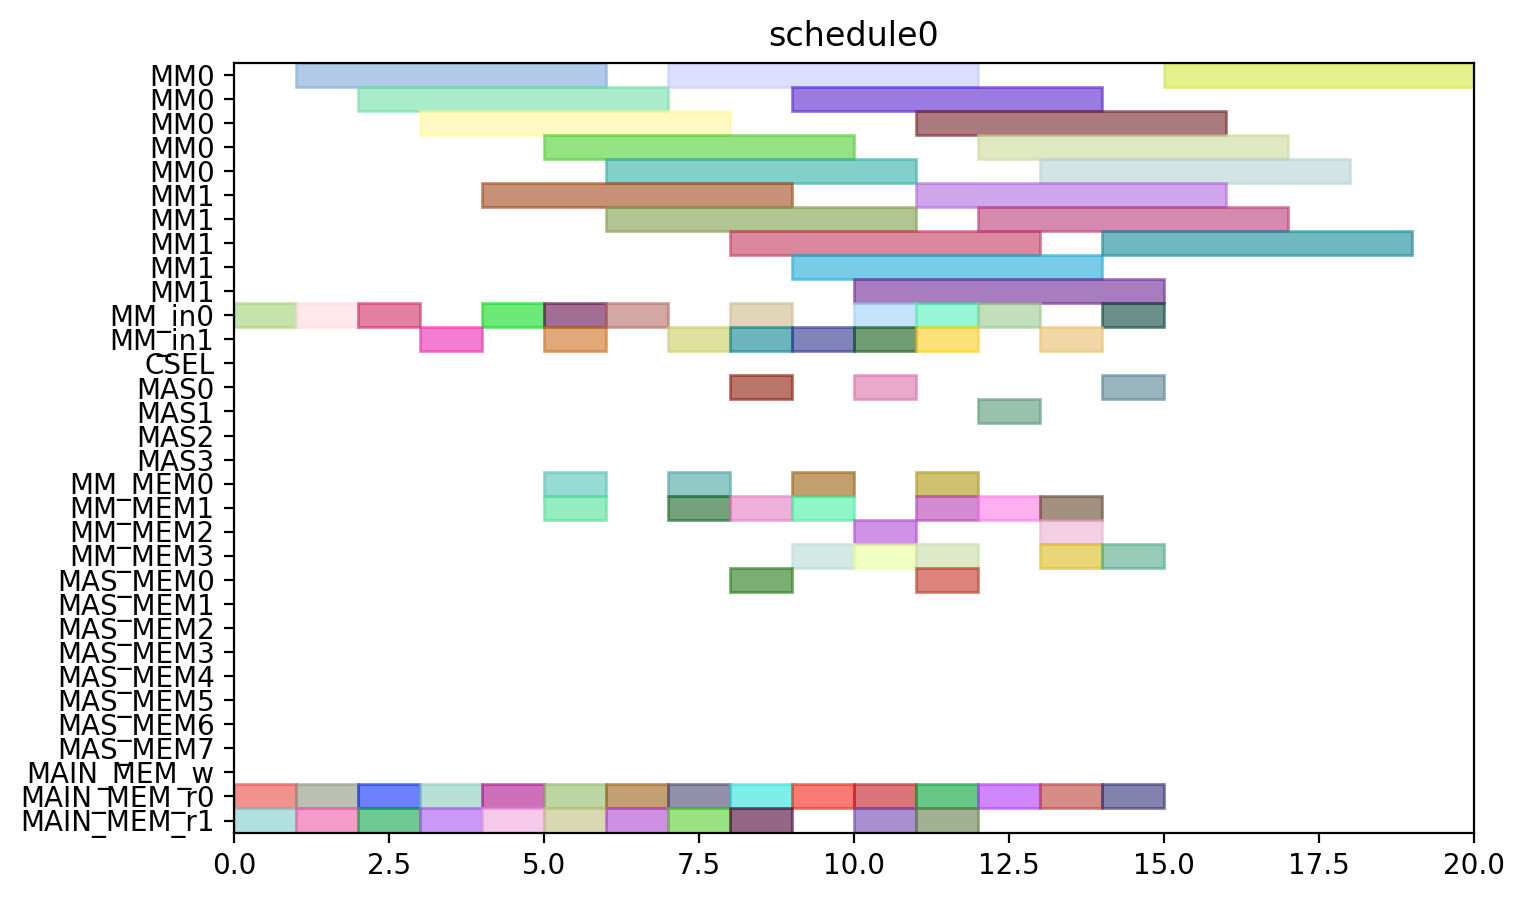

The Python source for this figure:
from pyschedule import Scenario, solvers, plotters, alt


def solve():
	horizon = 120
	S = Scenario("schedule0", horizon=horizon)

	# resource
	MM = S.Resources('MM', num=2, size=5)
	MM_in = S.Resources('MM_in', num=2)
	CSEL = S.Resource('CSEL')
	MAS = S.Resources('MAS', num=4, size=1, periods=range(1, horizon))
	MM_MEM = S.Resources('MM_MEM', num=4)
	MAS_MEM = S.Resources('MAS_MEM', num=8)
	MAIN_MEM_w = S.Resource('MAIN_MEM_w', size=1)
	MAIN_MEM_r = S.Resources('MAIN_MEM_r', num=2)

	# result of previous scheduling

	# new tasks
	Z_exp2 = S.Task('Z_exp2', length=5, delay_cost=1)
	Z_exp2 += alt(MM)
	Z_exp2_in = S.Task('Z_exp2_in', length=1, delay_cost=1)
	Z_exp2_in += alt(MM_in)
	S += Z_exp2_in*MM_in[0]<=Z_exp2*MM[0]
	S += Z_exp2_in*MM_in[1]<=Z_exp2*MM[1]
	Z_exp2_mem0 = S.Task('Z_exp2_mem0', length=1, delay_cost=1)
	Z_exp2_mem0 += MAIN_MEM_r[0]
	S += Z_exp2_mem0 <= Z_exp2

	Z_exp2_mem1 = S.Task('Z_exp2_mem1', length=1, delay_cost=1)
	Z_exp2_mem1 += MAIN_MEM_r[1]
	S += Z_exp2_mem1 <= Z_exp2

	NX0 = S.Task('NX0', length=5, delay_cost=1)
	NX0 += alt(MM)
	NX0_in = S.Task('NX0_in', length=1, delay_cost=1)
	NX0_in += alt(MM_in)
	S += NX0_in*MM_in[0]<=NX0*MM[0]
	S += NX0_in*MM_in[1]<=NX0*MM[1]
	NX0_mem0 = S.Task('NX0_mem0', length=1, delay_cost=1)
	NX0_mem0 += MAIN_MEM_r[0]
	S += NX0_mem0 <= NX0

	NX0_mem1 = S.Task('NX0_mem1', length=1, delay_cost=1)
	NX0_mem1 += MAIN_MEM_r[1]
	S += NX0_mem1 <= NX0

	k0_10_Z1 = S.Task('k0_10_Z1', length=5, delay_cost=1)
	k0_10_Z1 += alt(MM)
	k0_10_Z1_in = S.Task('k0_10_Z1_in', length=1, delay_cost=1)
	k0_10_Z1_in += alt(MM_in)
	S += k0_10_Z1_in*MM_in[0]<=k0_10_Z1*MM[0]
	S += k0_10_Z1_in*MM_in[1]<=k0_10_Z1*MM[1]
	k0_10_Z1_mem0 = S.Task('k0_10_Z1_mem0', length=1, delay_cost=1)
	k0_10_Z1_mem0 += MAIN_MEM_r[0]
	S += k0_10_Z1_mem0 <= k0_10_Z1

	k0_10_Z1_mem1 = S.Task('k0_10_Z1_mem1', length=1, delay_cost=1)
	k0_10_Z1_mem1 += MAIN_MEM_r[1]
	S += k0_10_Z1_mem1 <= k0_10_Z1

	DX0 = S.Task('DX0', length=5, delay_cost=1)
	DX0 += alt(MM)
	DX0_in = S.Task('DX0_in', length=1, delay_cost=1)
	DX0_in += alt(MM_in)
	S += DX0_in*MM_in[0]<=DX0*MM[0]
	S += DX0_in*MM_in[1]<=DX0*MM[1]
	DX0_mem0 = S.Task('DX0_mem0', length=1, delay_cost=1)
	DX0_mem0 += MAIN_MEM_r[0]
	S += DX0_mem0 <= DX0

	DX0_mem1 = S.Task('DX0_mem1', length=1, delay_cost=1)
	DX0_mem1 += MAIN_MEM_r[1]
	S += DX0_mem1 <= DX0

	NY0 = S.Task('NY0', length=5, delay_cost=1)
	NY0 += alt(MM)
	NY0_in = S.Task('NY0_in', length=1, delay_cost=1)
	NY0_in += alt(MM_in)
	S += NY0_in*MM_in[0]<=NY0*MM[0]
	S += NY0_in*MM_in[1]<=NY0*MM[1]
	NY0_mem0 = S.Task('NY0_mem0', length=1, delay_cost=1)
	NY0_mem0 += MAIN_MEM_r[0]
	S += NY0_mem0 <= NY0

	NY0_mem1 = S.Task('NY0_mem1', length=1, delay_cost=1)
	NY0_mem1 += MAIN_MEM_r[1]
	S += NY0_mem1 <= NY0

	k2_14_Z1 = S.Task('k2_14_Z1', length=5, delay_cost=1)
	k2_14_Z1 += alt(MM)
	k2_14_Z1_in = S.Task('k2_14_Z1_in', length=1, delay_cost=1)
	k2_14_Z1_in += alt(MM_in)
	S += k2_14_Z1_in*MM_in[0]<=k2_14_Z1*MM[0]
	S += k2_14_Z1_in*MM_in[1]<=k2_14_Z1*MM[1]
	k2_14_Z1_mem0 = S.Task('k2_14_Z1_mem0', length=1, delay_cost=1)
	k2_14_Z1_mem0 += MAIN_MEM_r[0]
	S += k2_14_Z1_mem0 <= k2_14_Z1

	k2_14_Z1_mem1 = S.Task('k2_14_Z1_mem1', length=1, delay_cost=1)
	k2_14_Z1_mem1 += MAIN_MEM_r[1]
	S += k2_14_Z1_mem1 <= k2_14_Z1

	DY0 = S.Task('DY0', length=5, delay_cost=1)
	DY0 += alt(MM)
	DY0_in = S.Task('DY0_in', length=1, delay_cost=1)
	DY0_in += alt(MM_in)
	S += DY0_in*MM_in[0]<=DY0*MM[0]
	S += DY0_in*MM_in[1]<=DY0*MM[1]
	DY0_mem0 = S.Task('DY0_mem0', length=1, delay_cost=1)
	DY0_mem0 += MAIN_MEM_r[0]
	S += DY0_mem0 <= DY0

	DY0_mem1 = S.Task('DY0_mem1', length=1, delay_cost=1)
	DY0_mem1 += MAIN_MEM_r[1]
	S += DY0_mem1 <= DY0

	Z_exp3 = S.Task('Z_exp3', length=5, delay_cost=1)
	Z_exp3 += alt(MM)
	Z_exp3_in = S.Task('Z_exp3_in', length=1, delay_cost=1)
	Z_exp3_in += alt(MM_in)
	S += Z_exp3_in*MM_in[0]<=Z_exp3*MM[0]
	S += Z_exp3_in*MM_in[1]<=Z_exp3*MM[1]
	Z_exp3_mem0 = S.Task('Z_exp3_mem0', length=1, delay_cost=1)
	Z_exp3_mem0 += alt(MM_MEM)
	S += (Z_exp2*MM[0])-1 < Z_exp3_mem0*MM_MEM[0]
	S += (Z_exp2*MM[1])-1 < Z_exp3_mem0*MM_MEM[2]
	S += Z_exp3_mem0 <= Z_exp3

	Z_exp3_mem1 = S.Task('Z_exp3_mem1', length=1, delay_cost=1)
	Z_exp3_mem1 += MAIN_MEM_r[1]
	S += Z_exp3_mem1 <= Z_exp3

	NX1_ = S.Task('NX1_', length=1, delay_cost=1)
	NX1_ += alt(MAS)
	NX1__mem0 = S.Task('NX1__mem0', length=1, delay_cost=1)
	NX1__mem0 += alt(MM_MEM)
	S += (NX0*MM[0])-1 < NX1__mem0*MM_MEM[0]
	S += (NX0*MM[1])-1 < NX1__mem0*MM_MEM[2]
	S += NX1__mem0 <= NX1_

	NX1__mem1 = S.Task('NX1__mem1', length=1, delay_cost=1)
	NX1__mem1 += alt(MM_MEM)
	S += (k0_10_Z1*MM[0])-1 < NX1__mem1*MM_MEM[1]
	S += (k0_10_Z1*MM[1])-1 < NX1__mem1*MM_MEM[3]
	S += NX1__mem1 <= NX1_

	k0_9_Z2 = S.Task('k0_9_Z2', length=5, delay_cost=1)
	k0_9_Z2 += alt(MM)
	k0_9_Z2_in = S.Task('k0_9_Z2_in', length=1, delay_cost=1)
	k0_9_Z2_in += alt(MM_in)
	S += k0_9_Z2_in*MM_in[0]<=k0_9_Z2*MM[0]
	S += k0_9_Z2_in*MM_in[1]<=k0_9_Z2*MM[1]
	k0_9_Z2_mem0 = S.Task('k0_9_Z2_mem0', length=1, delay_cost=1)
	k0_9_Z2_mem0 += MAIN_MEM_r[0]
	S += k0_9_Z2_mem0 <= k0_9_Z2

	k0_9_Z2_mem1 = S.Task('k0_9_Z2_mem1', length=1, delay_cost=1)
	k0_9_Z2_mem1 += alt(MM_MEM)
	S += (Z_exp2*MM[0])-1 < k0_9_Z2_mem1*MM_MEM[1]
	S += (Z_exp2*MM[1])-1 < k0_9_Z2_mem1*MM_MEM[3]
	S += k0_9_Z2_mem1 <= k0_9_Z2

	k1_9_Z2 = S.Task('k1_9_Z2', length=5, delay_cost=1)
	k1_9_Z2 += alt(MM)
	k1_9_Z2_in = S.Task('k1_9_Z2_in', length=1, delay_cost=1)
	k1_9_Z2_in += alt(MM_in)
	S += k1_9_Z2_in*MM_in[0]<=k1_9_Z2*MM[0]
	S += k1_9_Z2_in*MM_in[1]<=k1_9_Z2*MM[1]
	k1_9_Z2_mem0 = S.Task('k1_9_Z2_mem0', length=1, delay_cost=1)
	k1_9_Z2_mem0 += MAIN_MEM_r[0]
	S += k1_9_Z2_mem0 <= k1_9_Z2

	k1_9_Z2_mem1 = S.Task('k1_9_Z2_mem1', length=1, delay_cost=1)
	k1_9_Z2_mem1 += alt(MM_MEM)
	S += (Z_exp2*MM[0])-1 < k1_9_Z2_mem1*MM_MEM[1]
	S += (Z_exp2*MM[1])-1 < k1_9_Z2_mem1*MM_MEM[3]
	S += k1_9_Z2_mem1 <= k1_9_Z2

	NY1_ = S.Task('NY1_', length=1, delay_cost=1)
	NY1_ += alt(MAS)
	NY1__mem0 = S.Task('NY1__mem0', length=1, delay_cost=1)
	NY1__mem0 += alt(MM_MEM)
	S += (NY0*MM[0])-1 < NY1__mem0*MM_MEM[0]
	S += (NY0*MM[1])-1 < NY1__mem0*MM_MEM[2]
	S += NY1__mem0 <= NY1_

	NY1__mem1 = S.Task('NY1__mem1', length=1, delay_cost=1)
	NY1__mem1 += alt(MM_MEM)
	S += (k2_14_Z1*MM[0])-1 < NY1__mem1*MM_MEM[1]
	S += (k2_14_Z1*MM[1])-1 < NY1__mem1*MM_MEM[3]
	S += NY1__mem1 <= NY1_

	k2_13_Z2 = S.Task('k2_13_Z2', length=5, delay_cost=1)
	k2_13_Z2 += alt(MM)
	k2_13_Z2_in = S.Task('k2_13_Z2_in', length=1, delay_cost=1)
	k2_13_Z2_in += alt(MM_in)
	S += k2_13_Z2_in*MM_in[0]<=k2_13_Z2*MM[0]
	S += k2_13_Z2_in*MM_in[1]<=k2_13_Z2*MM[1]
	k2_13_Z2_mem0 = S.Task('k2_13_Z2_mem0', length=1, delay_cost=1)
	k2_13_Z2_mem0 += MAIN_MEM_r[0]
	S += k2_13_Z2_mem0 <= k2_13_Z2

	k2_13_Z2_mem1 = S.Task('k2_13_Z2_mem1', length=1, delay_cost=1)
	k2_13_Z2_mem1 += alt(MM_MEM)
	S += (Z_exp2*MM[0])-1 < k2_13_Z2_mem1*MM_MEM[1]
	S += (Z_exp2*MM[1])-1 < k2_13_Z2_mem1*MM_MEM[3]
	S += k2_13_Z2_mem1 <= k2_13_Z2

	k3_14_Z2 = S.Task('k3_14_Z2', length=5, delay_cost=1)
	k3_14_Z2 += alt(MM)
	k3_14_Z2_in = S.Task('k3_14_Z2_in', length=1, delay_cost=1)
	k3_14_Z2_in += alt(MM_in)
	S += k3_14_Z2_in*MM_in[0]<=k3_14_Z2*MM[0]
	S += k3_14_Z2_in*MM_in[1]<=k3_14_Z2*MM[1]
	k3_14_Z2_mem0 = S.Task('k3_14_Z2_mem0', length=1, delay_cost=1)
	k3_14_Z2_mem0 += MAIN_MEM_r[0]
	S += k3_14_Z2_mem0 <= k3_14_Z2

	k3_14_Z2_mem1 = S.Task('k3_14_Z2_mem1', length=1, delay_cost=1)
	k3_14_Z2_mem1 += alt(MM_MEM)
	S += (Z_exp2*MM[0])-1 < k3_14_Z2_mem1*MM_MEM[1]
	S += (Z_exp2*MM[1])-1 < k3_14_Z2_mem1*MM_MEM[3]
	S += k3_14_Z2_mem1 <= k3_14_Z2

	Z_exp4 = S.Task('Z_exp4', length=5, delay_cost=1)
	Z_exp4 += alt(MM)
	Z_exp4_in = S.Task('Z_exp4_in', length=1, delay_cost=1)
	Z_exp4_in += alt(MM_in)
	S += Z_exp4_in*MM_in[0]<=Z_exp4*MM[0]
	S += Z_exp4_in*MM_in[1]<=Z_exp4*MM[1]
	Z_exp4_mem0 = S.Task('Z_exp4_mem0', length=1, delay_cost=1)
	Z_exp4_mem0 += alt(MM_MEM)
	S += (Z_exp3*MM[0])-1 < Z_exp4_mem0*MM_MEM[0]
	S += (Z_exp3*MM[1])-1 < Z_exp4_mem0*MM_MEM[2]
	S += Z_exp4_mem0 <= Z_exp4

	Z_exp4_mem1 = S.Task('Z_exp4_mem1', length=1, delay_cost=1)
	Z_exp4_mem1 += MAIN_MEM_r[1]
	S += Z_exp4_mem1 <= Z_exp4

	NX1 = S.Task('NX1', length=5, delay_cost=1)
	NX1 += alt(MM)
	NX1_in = S.Task('NX1_in', length=1, delay_cost=1)
	NX1_in += alt(MM_in)
	S += NX1_in*MM_in[0]<=NX1*MM[0]
	S += NX1_in*MM_in[1]<=NX1*MM[1]
	NX1_mem0 = S.Task('NX1_mem0', length=1, delay_cost=1)
	NX1_mem0 += alt(MAS_MEM)
	S += (NX1_*MAS[0])-1 < NX1_mem0*MAS_MEM[0]
	S += (NX1_*MAS[1])-1 < NX1_mem0*MAS_MEM[2]
	S += (NX1_*MAS[2])-1 < NX1_mem0*MAS_MEM[4]
	S += (NX1_*MAS[3])-1 < NX1_mem0*MAS_MEM[6]
	S += NX1_mem0 <= NX1

	NX1_mem1 = S.Task('NX1_mem1', length=1, delay_cost=1)
	NX1_mem1 += MAIN_MEM_r[1]
	S += NX1_mem1 <= NX1

	k0_8_Z3 = S.Task('k0_8_Z3', length=5, delay_cost=1)
	k0_8_Z3 += alt(MM)
	k0_8_Z3_in = S.Task('k0_8_Z3_in', length=1, delay_cost=1)
	k0_8_Z3_in += alt(MM_in)
	S += k0_8_Z3_in*MM_in[0]<=k0_8_Z3*MM[0]
	S += k0_8_Z3_in*MM_in[1]<=k0_8_Z3*MM[1]
	k0_8_Z3_mem0 = S.Task('k0_8_Z3_mem0', length=1, delay_cost=1)
	k0_8_Z3_mem0 += MAIN_MEM_r[0]
	S += k0_8_Z3_mem0 <= k0_8_Z3

	k0_8_Z3_mem1 = S.Task('k0_8_Z3_mem1', length=1, delay_cost=1)
	k0_8_Z3_mem1 += alt(MM_MEM)
	S += (Z_exp3*MM[0])-1 < k0_8_Z3_mem1*MM_MEM[1]
	S += (Z_exp3*MM[1])-1 < k0_8_Z3_mem1*MM_MEM[3]
	S += k0_8_Z3_mem1 <= k0_8_Z3

	DX1_ = S.Task('DX1_', length=1, delay_cost=1)
	DX1_ += alt(MAS)
	DX1__mem0 = S.Task('DX1__mem0', length=1, delay_cost=1)
	DX1__mem0 += alt(MM_MEM)
	S += (DX0*MM[0])-1 < DX1__mem0*MM_MEM[0]
	S += (DX0*MM[1])-1 < DX1__mem0*MM_MEM[2]
	S += DX1__mem0 <= DX1_

	DX1__mem1 = S.Task('DX1__mem1', length=1, delay_cost=1)
	DX1__mem1 += alt(MM_MEM)
	S += (k1_9_Z2*MM[0])-1 < DX1__mem1*MM_MEM[1]
	S += (k1_9_Z2*MM[1])-1 < DX1__mem1*MM_MEM[3]
	S += DX1__mem1 <= DX1_

	k1_8_Z3 = S.Task('k1_8_Z3', length=5, delay_cost=1)
	k1_8_Z3 += alt(MM)
	k1_8_Z3_in = S.Task('k1_8_Z3_in', length=1, delay_cost=1)
	k1_8_Z3_in += alt(MM_in)
	S += k1_8_Z3_in*MM_in[0]<=k1_8_Z3*MM[0]
	S += k1_8_Z3_in*MM_in[1]<=k1_8_Z3*MM[1]
	k1_8_Z3_mem0 = S.Task('k1_8_Z3_mem0', length=1, delay_cost=1)
	k1_8_Z3_mem0 += MAIN_MEM_r[0]
	S += k1_8_Z3_mem0 <= k1_8_Z3

	k1_8_Z3_mem1 = S.Task('k1_8_Z3_mem1', length=1, delay_cost=1)
	k1_8_Z3_mem1 += alt(MM_MEM)
	S += (Z_exp3*MM[0])-1 < k1_8_Z3_mem1*MM_MEM[1]
	S += (Z_exp3*MM[1])-1 < k1_8_Z3_mem1*MM_MEM[3]
	S += k1_8_Z3_mem1 <= k1_8_Z3

	NY1 = S.Task('NY1', length=5, delay_cost=1)
	NY1 += alt(MM)
	NY1_in = S.Task('NY1_in', length=1, delay_cost=1)
	NY1_in += alt(MM_in)
	S += NY1_in*MM_in[0]<=NY1*MM[0]
	S += NY1_in*MM_in[1]<=NY1*MM[1]
	NY1_mem0 = S.Task('NY1_mem0', length=1, delay_cost=1)
	NY1_mem0 += alt(MAS_MEM)
	S += (NY1_*MAS[0])-1 < NY1_mem0*MAS_MEM[0]
	S += (NY1_*MAS[1])-1 < NY1_mem0*MAS_MEM[2]
	S += (NY1_*MAS[2])-1 < NY1_mem0*MAS_MEM[4]
	S += (NY1_*MAS[3])-1 < NY1_mem0*MAS_MEM[6]
	S += NY1_mem0 <= NY1

	NY1_mem1 = S.Task('NY1_mem1', length=1, delay_cost=1)
	NY1_mem1 += MAIN_MEM_r[1]
	S += NY1_mem1 <= NY1

	k2_12_Z3 = S.Task('k2_12_Z3', length=5, delay_cost=1)
	k2_12_Z3 += alt(MM)
	k2_12_Z3_in = S.Task('k2_12_Z3_in', length=1, delay_cost=1)
	k2_12_Z3_in += alt(MM_in)
	S += k2_12_Z3_in*MM_in[0]<=k2_12_Z3*MM[0]
	S += k2_12_Z3_in*MM_in[1]<=k2_12_Z3*MM[1]
	k2_12_Z3_mem0 = S.Task('k2_12_Z3_mem0', length=1, delay_cost=1)
	k2_12_Z3_mem0 += MAIN_MEM_r[0]
	S += k2_12_Z3_mem0 <= k2_12_Z3

	k2_12_Z3_mem1 = S.Task('k2_12_Z3_mem1', length=1, delay_cost=1)
	k2_12_Z3_mem1 += alt(MM_MEM)
	S += (Z_exp3*MM[0])-1 < k2_12_Z3_mem1*MM_MEM[1]
	S += (Z_exp3*MM[1])-1 < k2_12_Z3_mem1*MM_MEM[3]
	S += k2_12_Z3_mem1 <= k2_12_Z3

	DY1_ = S.Task('DY1_', length=1, delay_cost=1)
	DY1_ += alt(MAS)
	DY1__mem0 = S.Task('DY1__mem0', length=1, delay_cost=1)
	DY1__mem0 += alt(MM_MEM)
	S += (DY0*MM[0])-1 < DY1__mem0*MM_MEM[0]
	S += (DY0*MM[1])-1 < DY1__mem0*MM_MEM[2]
	S += DY1__mem0 <= DY1_

	DY1__mem1 = S.Task('DY1__mem1', length=1, delay_cost=1)
	DY1__mem1 += alt(MM_MEM)
	S += (k3_14_Z2*MM[0])-1 < DY1__mem1*MM_MEM[1]
	S += (k3_14_Z2*MM[1])-1 < DY1__mem1*MM_MEM[3]
	S += DY1__mem1 <= DY1_

	k3_13_Z3 = S.Task('k3_13_Z3', length=5, delay_cost=1)
	k3_13_Z3 += alt(MM)
	k3_13_Z3_in = S.Task('k3_13_Z3_in', length=1, delay_cost=1)
	k3_13_Z3_in += alt(MM_in)
	S += k3_13_Z3_in*MM_in[0]<=k3_13_Z3*MM[0]
	S += k3_13_Z3_in*MM_in[1]<=k3_13_Z3*MM[1]
	k3_13_Z3_mem0 = S.Task('k3_13_Z3_mem0', length=1, delay_cost=1)
	k3_13_Z3_mem0 += MAIN_MEM_r[0]
	S += k3_13_Z3_mem0 <= k3_13_Z3

	k3_13_Z3_mem1 = S.Task('k3_13_Z3_mem1', length=1, delay_cost=1)
	k3_13_Z3_mem1 += alt(MM_MEM)
	S += (Z_exp3*MM[0])-1 < k3_13_Z3_mem1*MM_MEM[1]
	S += (Z_exp3*MM[1])-1 < k3_13_Z3_mem1*MM_MEM[3]
	S += k3_13_Z3_mem1 <= k3_13_Z3

	solvers.mip.solve(S,msg=1,kind='CPLEX',ratio_gap=1.01)

	solution = [['hoge']*len(S.solution()[1]) for i in range(len(S.solution()))]
	for i in range(len(S.solution())):
		for j in range(len(S.solution()[i])):
			solution[i][j]=str(S.solution()[i][j])
	print(solution)

	cycles = int(solution[-1][3])

	pic_file_name = "/home/mfukuda/ABE/multiRAM_multiMAS_16mux/scheduling_result/stage5MM2_stage1MAS4/ISOGENY/schedule0.png"
	if(S.solution() != []):
		plotters.matplotlib.plot(S,img_filename=pic_file_name, show_task_labels=False, fig_size=(cycles*0.25+3, 5))

	return solution
